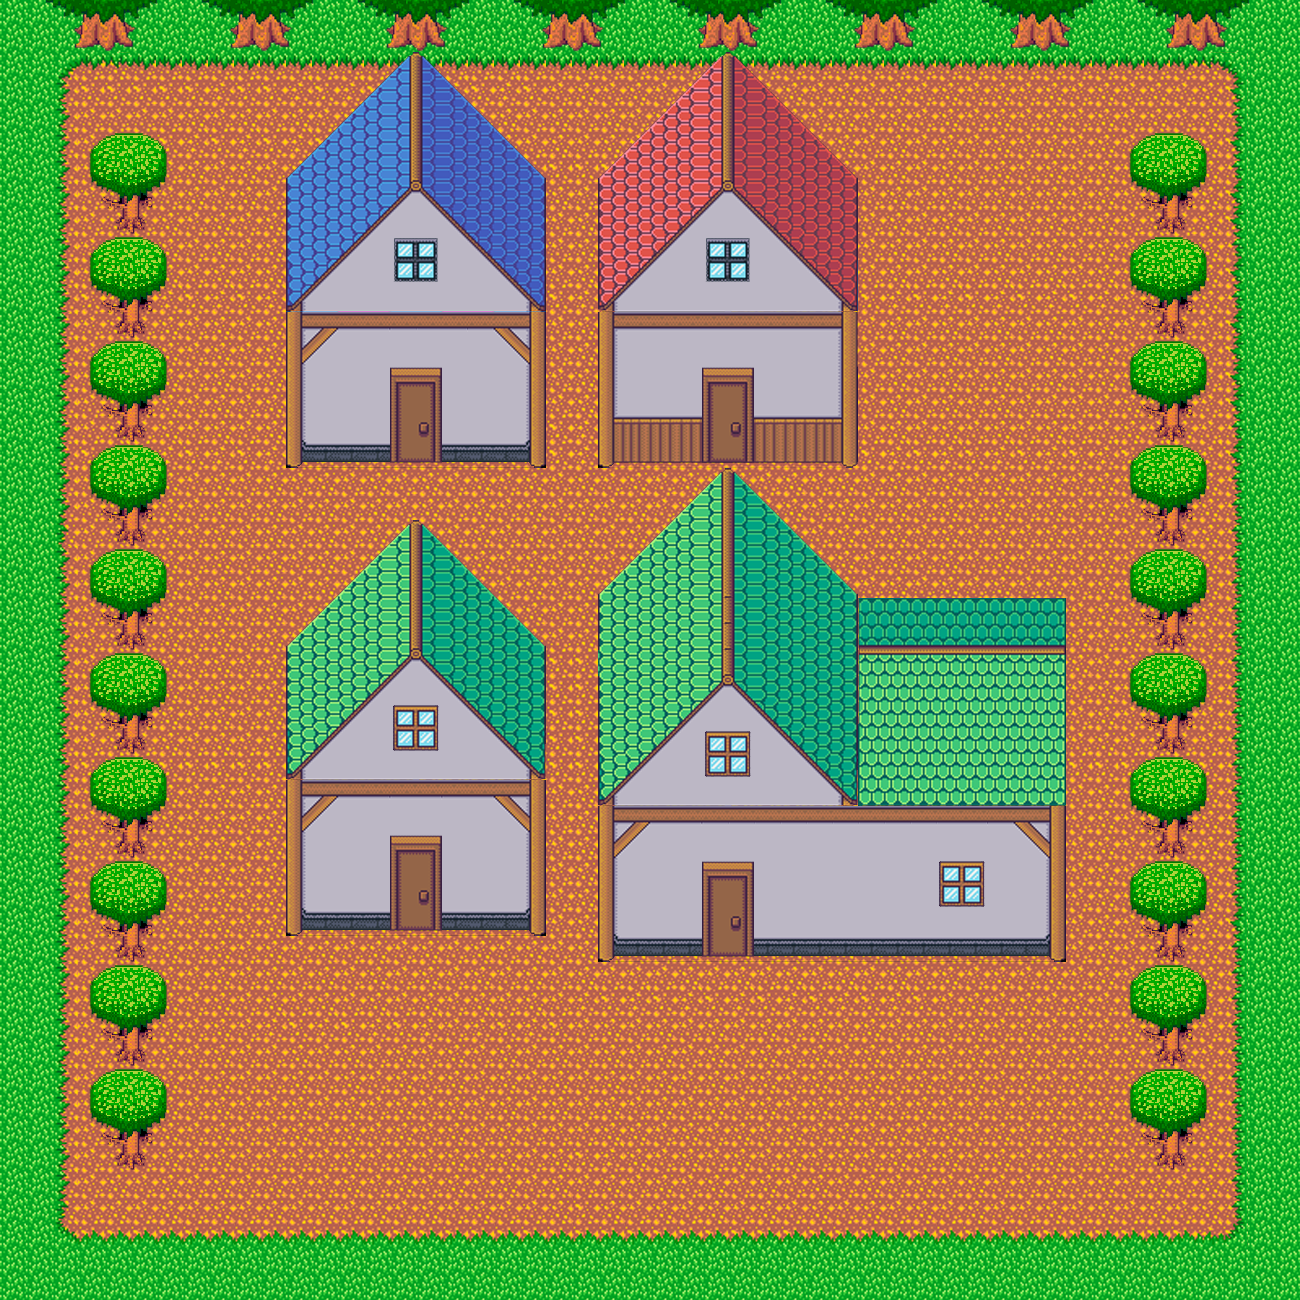

Below is a game level as drawn by its tile map, then a one-line description and the .tmx that defines it (tile-layer data replaced by summaries):
An orthogonal 50x50 tile map with 26x26 px tiles, 4 tile layers (Capa de patrones 1, Capa de patrones 2, Capa de patrones 3, Capa de patrones 4), 3 tilesets.

<map version="1.4" tiledversion="1.4.2" orientation="orthogonal" renderorder="right-down" width="50" height="50" tilewidth="26" tileheight="26" infinite="0" nextlayerid="5" nextobjectid="1">
 <tileset firstgid="1" name="suelo" tilewidth="26" tileheight="26" tilecount="768" columns="32">
  <image source="tryfloors.png" width="832" height="624" />
 </tileset>
 <tileset firstgid="769" name="arboles" tilewidth="26" tileheight="26" tilecount="1024" columns="32">
  <image source="trytrees.png" width="832" height="832" />
 </tileset>
 <tileset firstgid="1793" name="houses" tilewidth="26" tileheight="26" tilecount="1024" columns="32">
  <image source="tryhouse.png" width="832" height="832" />
 </tileset>
 <layer id="1" name="Capa de patrones 1" width="50" height="50">
  <data>[2500 cells, 2500 non-empty, 44 distinct tile ids]</data>
 </layer>
 <layer id="2" name="Capa de patrones 2" width="50" height="50">
  <data>[2500 cells, 416 non-empty, 28 distinct tile ids]</data>
 </layer>
 <layer id="3" name="Capa de patrones 3" width="50" height="50">
  <data>[2500 cells, 782 non-empty, 436 distinct tile ids]</data>
 </layer>
 <layer id="4" name="Capa de patrones 4" width="50" height="50">
  <data>[2500 cells, 52 non-empty, 16 distinct tile ids]</data>
 </layer>
</map>
